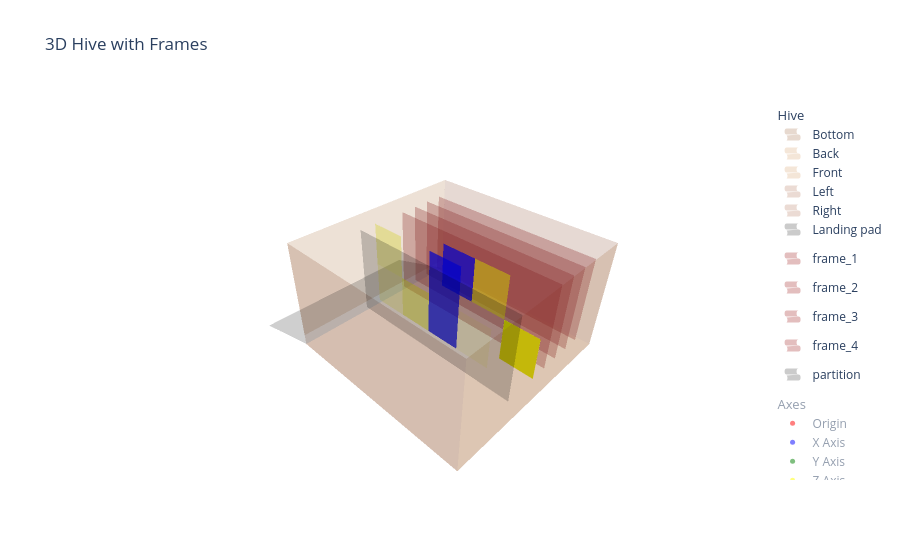

Write notebook code for a chart like this one.
### Markdown cell above
### Show result and annotate with axis

### Code cell
fig = go.Figure()
for texture in hive.getAllTextures():
    fig.add_trace(texture)

fig.update_layout(
    scene=dict(
        xaxis=dict(visible=False),
        yaxis=dict(visible=False),
        zaxis=dict(visible=False),
    ),
    title="3D Hive with Frames",
)

# Show the origin and axes with labels
fig.add_trace(go.Scatter3d(
    x=[0], y=[0], z=[0],
    mode="markers+text",
    marker=dict(size=5, color="red"),
    name="Origin",
    visible="legendonly",
    legendrank=1000,
    legendgroup="axes",
    legendgrouptitle={"text": "Axes"},
    text=["Origin"],
    textposition="bottom right"
))
fig.add_trace(go.Scatter3d(
    x=[10], y=[0], z=[0],
    mode="markers+text",
    marker=dict(size=5, color="blue"),
    name="X Axis",
    visible="legendonly",
    legendrank=1000,
    legendgroup="axes",
    legendgrouptitle={"text": "Axes"},
    text=["X"],
    textposition="top right"
))
fig.add_trace(go.Scatter3d(
    x=[0], y=[10], z=[0],
    mode="markers+text",
    marker=dict(size=5, color="green"),
    name="Y Axis",
    visible="legendonly",
    legendrank=1000,
    legendgroup="axes",
    legendgrouptitle={"text": "Axes"},
    text=["Y"],
    textposition="top right"
))
fig.add_trace(go.Scatter3d(
    x=[0], y=[0], z=[10],
    mode="markers+text",
    marker=dict(size=5, color="yellow"),
    name="Z Axis",
    visible="legendonly",
    legendrank=1000,
    legendgroup="axes",
    legendgrouptitle={"text": "Axes"},
    text=["Z"],
    textposition="top right"
))

fig.show()

### Figure 1 — Plotly figure (JSON) as saved in the notebook; plotly's stock layout.template omitted (floating-point values rounded to 4 significant figures)
{"data": [{"cmax": 1, "cmin": 0, "colorscale": [[0, "saddlebrown"], [1, "saddlebrown"]], "legendgroup": "hive", "legendrank": 1, "name": "Bottom", "opacity": 0.2, "showlegend": true, "showscale": false, "surfacecolor": [[1.0, 1.0], [1.0, 1.0]], "type": "surface", "x": [[0, 10], [0, 10]], "y": [[0, 0], [10, 10]], "z": [[0, 0], [0, 0]]}, {"cmax": 1, "cmin": 0, "colorscale": [[0, "peru"], [1, "peru"]], "legendgroup": "hive", "legendrank": 1, "name": "Back", "opacity": 0.2, "showlegend": true, "showscale": false, "surfacecolor": [[1.0, 1.0], [1.0, 1.0]], "type": "surface", "x": [[0, 10], [0, 10]], "y": [[10, 10], [10, 10]], "z": [[0, 0], [5.761, 5.761]]}, {"cmax": 1, "cmin": 0, "colorscale": [[0, "peru"], [1, "peru"]], "legendgroup": "hive", "legendgrouptitle": {"text": "Hive"}, "legendrank": 1, "name": "Front", "opacity": 0.2, "showlegend": true, "showscale": false, "surfacecolor": [[1.0, 1.0], [1.0, 1.0]], "type": "surface", "x": [[0, 10], [0, 10]], "y": [[0, 0], [0, 0]], "z": [[0.5761, 0.5761], [5.761, 5.761]]}, {"cmax": 1, "cmin": 0, "colorscale": [[0, "sienna"], [1, "sienna"]], "legendgroup": "hive", "legendrank": 1, "name": "Left", "opacity": 0.2, "showlegend": true, "showscale": false, "surfacecolor": [[1.0, 1.0], [1.0, 1.0]], "type": "surface", "x": [[10, 10], [10, 10]], "y": [[0, 10], [0, 10]], "z": [[0, 0], [5.761, 5.761]]}, {"cmax": 1, "cmin": 0, "colorscale": [[0, "sienna"], [1, "sienna"]], "legendgroup": "hive", "legendrank": 1, "name": "Right", "opacity": 0.2, "showlegend": true, "showscale": false, "surfacecolor": [[1.0, 1.0], [1.0, 1.0]], "type": "surface", "x": [[0, 0], [0, 0]], "y": [[0, 10], [0, 10]], "z": [[0, 0], [5.761, 5.761]]}, {"cmax": 1, "cmin": 0, "colorscale": [[0, "black"], [1, "black"]], "legendgroup": "hive", "legendrank": 1, "name": "Landing pad", "opacity": 0.2, "showlegend": true, "showscale": false, "surfacecolor": [[1.0, 1.0], [1.0, 1.0]], "type": "surface", "x": [[0, 10], [0, 10]], "y": [[0, 0], [-4, -4]], "z": [[0, 0], [-1.152, -1.152]]}, {"cmax": 1, "cmin": 0, "colorscale": [[0, "brown"], [1, "brown"]], "legendgroup": "", "legendrank": 1000, "name": "frame_1", "opacity": 0.3, "showlegend": true, "showscale": false, "surfacecolor": [[1.0, 1.0], [1.0, 1.0]], "type": "surface", "x": [[0.9091, 0.9091], [0.9091, 0.9091]], "y": [[0.4, 9.6], [0.4, 9.6]], "z": [[0.5761, 0.5761], [5.185, 5.185]]}, {"cmax": 1, "cmin": 0, "colorscale": [[0, "brown"], [1, "brown"]], "legendgroup": "", "legendrank": 1000, "name": "frame_2", "opacity": 0.3, "showlegend": true, "showscale": false, "surfacecolor": [[1.0, 1.0], [1.0, 1.0]], "type": "surface", "x": [[1.818, 1.818], [1.818, 1.818]], "y": [[0.4, 9.6], [0.4, 9.6]], "z": [[0.5761, 0.5761], [5.185, 5.185]]}, {"cmax": 1, "cmin": 0, "colorscale": [[0, "brown"], [1, "brown"]], "legendgroup": "", "legendrank": 1000, "name": "frame_3", "opacity": 0.3, "showlegend": true, "showscale": false, "surfacecolor": [[1.0, 1.0], [1.0, 1.0]], "type": "surface", "x": [[2.727, 2.727], [2.727, 2.727]], "y": [[0.4, 9.6], [0.4, 9.6]], "z": [[0.5761, 0.5761], [5.185, 5.185]]}, {"cmax": 1, "cmin": 0, "colorscale": [[0, "brown"], [1, "brown"]], "legendgroup": "", "legendrank": 1000, "name": "frame_4", "opacity": 0.3, "showlegend": true, "showscale": false, "surfacecolor": [[1.0, 1.0], [1.0, 1.0]], "type": "surface", "x": [[3.636, 3.636], [3.636, 3.636]], "y": [[0.4, 9.6], [0.4, 9.6]], "z": [[0.5761, 0.5761], [5.185, 5.185]]}, {"cmax": 1, "cmin": 0, "colorscale": [[0, "yellow"], [1, "yellow"]], "legendgroup": "abc01", "legendgrouptitle": {"text": "frame_5 (abc01)"}, "legendrank": 2, "name": "h09", "opacity": 0, "showlegend": false, "showscale": false, "surfacecolor": [[1.0, 1.0], [1.0, 1.0]], "type": "surface", "x": [[4.545, 4.545], [4.545, 4.545]], "y": [[0.4, 2.24], [0.4, 2.24]], "z": [[0.5761, 0.5761], [2.88, 2.88]]}, {"cmax": 1, "cmin": 0, "colorscale": [[0, "yellow"], [1, "yellow"]], "legendgroup": "abc01", "legendrank": 2, "name": "h07", "opacity": 0, "showlegend": false, "showscale": false, "surfacecolor": [[1.0, 1.0], [1.0, 1.0]], "type": "surface", "x": [[4.545, 4.545], [4.545, 4.545]], "y": [[2.24, 4.08], [2.24, 4.08]], "z": [[0.5761, 0.5761], [2.88, 2.88]]}, {"cmax": 1, "cmin": 0, "colorscale": [[0, "yellow"], [1, "yellow"]], "legendgroup": "abc01", "legendrank": 2, "name": "h05", "opacity": 0, "showlegend": false, "showscale": false, "surfacecolor": [[1.0, 1.0], [1.0, 1.0]], "type": "surface", "x": [[4.545, 4.545], [4.545, 4.545]], "y": [[4.08, 5.92], [4.08, 5.92]], "z": [[0.5761, 0.5761], [2.88, 2.88]]}, {"cmax": 1, "cmin": 0, "colorscale": [[0, "yellow"], [1, "yellow"]], "legendgroup": "abc01", "legendrank": 2, "name": "h03", "opacity": 0, "showlegend": false, "showscale": false, "surfacecolor": [[1.0, 1.0], [1.0, 1.0]], "type": "surface", "x": [[4.545, 4.545], [4.545, 4.545]], "y": [[5.92, 7.76], [5.92, 7.76]], "z": [[0.5761, 0.5761], [2.88, 2.88]]}, {"cmax": 1, "cmin": 0, "colorscale": [[0, "yellow"], [1, "yellow"]], "legendgroup": "abc01", "legendrank": 2, "name": "h01", "opacity": 1, "showlegend": false, "showscale": false, "surfacecolor": [[1.0, 1.0], [1.0, 1.0]], "type": "surface", "x": [[4.545, 4.545], [4.545, 4.545]], "y": [[7.76, 9.6], [7.76, 9.6]], "z": [[0.5761, 0.5761], [2.88, 2.88]]}, {"cmax": 1, "cmin": 0, "colorscale": [[0, "yellow"], [1, "yellow"]], "legendgroup": "abc01", "legendrank": 2, "name": "h08", "opacity": 0, "showlegend": false, "showscale": false, "surfacecolor": [[1.0, 1.0], [1.0, 1.0]], "type": "surface", "x": [[4.545, 4.545], [4.545, 4.545]], "y": [[0.4, 2.24], [0.4, 2.24]], "z": [[2.88, 2.88], [5.185, 5.185]]}, {"cmax": 1, "cmin": 0, "colorscale": [[0, "yellow"], [1, "yellow"]], "legendgroup": "abc01", "legendrank": 2, "name": "h06", "opacity": 0, "showlegend": false, "showscale": false, "surfacecolor": [[1.0, 1.0], [1.0, 1.0]], "type": "surface", "x": [[4.545, 4.545], [4.545, 4.545]], "y": [[2.24, 4.08], [2.24, 4.08]], "z": [[2.88, 2.88], [5.185, 5.185]]}, {"cmax": 1, "cmin": 0, "colorscale": [[0, "blue"], [1, "blue"]], "legendgroup": "abc01", "legendrank": 2, "name": "h04", "opacity": 0.7, "showlegend": false, "showscale": false, "surfacecolor": [[1.0, 1.0], [1.0, 1.0]], "type": "surface", "x": [[4.545, 4.545], [4.545, 4.545]], "y": [[4.08, 5.92], [4.08, 5.92]], "z": [[2.88, 2.88], [5.185, 5.185]]}, {"cmax": 1, "cmin": 0, "colorscale": [[0, "yellow"], [1, "yellow"]], "legendgroup": "abc01", "legendrank": 2, "name": "h02", "opacity": 0.5, "showlegend": false, "showscale": false, "surfacecolor": [[1.0, 1.0], [1.0, 1.0]], "type": "surface", "x": [[4.545, 4.545], [4.545, 4.545]], "y": [[5.92, 7.76], [5.92, 7.76]], "z": [[2.88, 2.88], [5.185, 5.185]]}, {"cmax": 1, "cmin": 0, "colorscale": [[0, "yellow"], [1, "yellow"]], "legendgroup": "abc01", "legendrank": 2, "name": "h00", "opacity": 0, "showlegend": false, "showscale": false, "surfacecolor": [[1.0, 1.0], [1.0, 1.0]], "type": "surface", "x": [[4.545, 4.545], [4.545, 4.545]], "y": [[7.76, 9.6], [7.76, 9.6]], "z": [[2.88, 2.88], [5.185, 5.185]]}, {"cmax": 1, "cmin": 0, "colorscale": [[0, "yellow"], [1, "yellow"]], "legendgroup": "abc02", "legendgrouptitle": {"text": "frame_6 (abc02)"}, "legendrank": 2, "name": "h09", "opacity": 0.2, "showlegend": false, "showscale": false, "surfacecolor": [[1.0, 1.0], [1.0, 1.0]], "type": "surface", "x": [[5.455, 5.455], [5.455, 5.455]], "y": [[0.4, 2.24], [0.4, 2.24]], "z": [[0.5761, 0.5761], [2.88, 2.88]]}, {"cmax": 1, "cmin": 0, "colorscale": [[0, "yellow"], [1, "yellow"]], "legendgroup": "abc02", "legendrank": 2, "name": "h07", "opacity": 0.4, "showlegend": false, "showscale": false, "surfacecolor": [[1.0, 1.0], [1.0, 1.0]], "type": "surface", "x": [[5.455, 5.455], [5.455, 5.455]], "y": [[2.24, 4.08], [2.24, 4.08]], "z": [[0.5761, 0.5761], [2.88, 2.88]]}, {"cmax": 1, "cmin": 0, "colorscale": [[0, "blue"], [1, "blue"]], "legendgroup": "abc02", "legendrank": 2, "name": "h05", "opacity": 0.7, "showlegend": false, "showscale": false, "surfacecolor": [[1.0, 1.0], [1.0, 1.0]], "type": "surface", "x": [[5.455, 5.455], [5.455, 5.455]], "y": [[4.08, 5.92], [4.08, 5.92]], "z": [[0.5761, 0.5761], [2.88, 2.88]]}, {"cmax": 1, "cmin": 0, "colorscale": [[0, "yellow"], [1, "yellow"]], "legendgroup": "abc02", "legendrank": 2, "name": "h03", "opacity": 0.1, "showlegend": false, "showscale": false, "surfacecolor": [[1.0, 1.0], [1.0, 1.0]], "type": "surface", "x": [[5.455, 5.455], [5.455, 5.455]], "y": [[5.92, 7.76], [5.92, 7.76]], "z": [[0.5761, 0.5761], [2.88, 2.88]]}, {"cmax": 1, "cmin": 0, "colorscale": [[0, "yellow"], [1, "yellow"]], "legendgroup": "abc02", "legendrank": 2, "name": "h01", "opacity": 0, "showlegend": false, "showscale": false, "surfacecolor": [[1.0, 1.0], [1.0, 1.0]], "type": "surface", "x": [[5.455, 5.455], [5.455, 5.455]], "y": [[7.76, 9.6], [7.76, 9.6]], "z": [[0.5761, 0.5761], [2.88, 2.88]]}, {"cmax": 1, "cmin": 0, "colorscale": [[0, "yellow"], [1, "yellow"]], "legendgroup": "abc02", "legendrank": 2, "name": "h08", "opacity": 0.3, "showlegend": false, "showscale": false, "surfacecolor": [[1.0, 1.0], [1.0, 1.0]], "type": "surface", "x": [[5.455, 5.455], [5.455, 5.455]], "y": [[0.4, 2.24], [0.4, 2.24]], "z": [[2.88, 2.88], [5.185, 5.185]]}, {"cmax": 1, "cmin": 0, "colorscale": [[0, "yellow"], [1, "yellow"]], "legendgroup": "abc02", "legendrank": 2, "name": "h06", "opacity": 0, "showlegend": false, "showscale": false, "surfacecolor": [[1.0, 1.0], [1.0, 1.0]], "type": "surface", "x": [[5.455, 5.455], [5.455, 5.455]], "y": [[2.24, 4.08], [2.24, 4.08]], "z": [[2.88, 2.88], [5.185, 5.185]]}, {"cmax": 1, "cmin": 0, "colorscale": [[0, "blue"], [1, "blue"]], "legendgroup": "abc02", "legendrank": 2, "name": "h04", "opacity": 0.7, "showlegend": false, "showscale": false, "surfacecolor": [[1.0, 1.0], [1.0, 1.0]], "type": "surface", "x": [[5.455, 5.455], [5.455, 5.455]], "y": [[4.08, 5.92], [4.08, 5.92]], "z": [[2.88, 2.88], [5.185, 5.185]]}, {"cmax": 1, "cmin": 0, "colorscale": [[0, "yellow"], [1, "yellow"]], "legendgroup": "abc02", "legendrank": 2, "name": "h02", "opacity": 0, "showlegend": false, "showscale": false, "surfacecolor": [[1.0, 1.0], [1.0, 1.0]], "type": "surface", "x": [[5.455, 5.455], [5.455, 5.455]], "y": [[5.92, 7.76], [5.92, 7.76]], "z": [[2.88, 2.88], [5.185, 5.185]]}, {"cmax": 1, "cmin": 0, "colorscale": [[0, "yellow"], [1, "yellow"]], "legendgroup": "abc02", "legendrank": 2, "name": "h00", "opacity": 0, "showlegend": false, "showscale": false, "surfacecolor": [[1.0, 1.0], [1.0, 1.0]], "type": "surface", "x": [[5.455, 5.455], [5.455, 5.455]], "y": [[7.76, 9.6], [7.76, 9.6]], "z": [[2.88, 2.88], [5.185, 5.185]]}, {"cmax": 1, "cmin": 0, "colorscale": [[0, "black"], [1, "black"]], "legendgroup": "", "legendrank": 1000, "name": "partition", "opacity": 0.2, "showlegend": true, "showscale": false, "surfacecolor": [[1.0, 1.0], [1.0, 1.0]], "type": "surface", "x": [[6.364, 6.364], [6.364, 6.364]], "y": [[0.4, 9.6], [0.4, 9.6]], "z": [[0.5761, 0.5761], [5.185, 5.185]]}, {"legendgroup": "axes", "legendgrouptitle": {"text": "Axes"}, "legendrank": 1000, "marker": {"color": "red", "size": 5}, "mode": "markers+text", "name": "Origin", "text": ["Origin"], "textposition": "bottom right", "type": "scatter3d", "visible": "legendonly", "x": [0], "y": [0], "z": [0]}, {"legendgroup": "axes", "legendgrouptitle": {"text": "Axes"}, "legendrank": 1000, "marker": {"color": "blue", "size": 5}, "mode": "markers+text", "name": "X Axis", "text": ["X"], "textposition": "top right", "type": "scatter3d", "visible": "legendonly", "x": [10], "y": [0], "z": [0]}, {"legendgroup": "axes", "legendgrouptitle": {"text": "Axes"}, "legendrank": 1000, "marker": {"color": "green", "size": 5}, "mode": "markers+text", "name": "Y Axis", "text": ["Y"], "textposition": "top right", "type": "scatter3d", "visible": "legendonly", "x": [0], "y": [10], "z": [0]}, {"legendgroup": "axes", "legendgrouptitle": {"text": "Axes"}, "legendrank": 1000, "marker": {"color": "yellow", "size": 5}, "mode": "markers+text", "name": "Z Axis", "text": ["Z"], "textposition": "top right", "type": "scatter3d", "visible": "legendonly", "x": [0], "y": [0], "z": [10]}], "layout": {"scene": {"xaxis": {"visible": false}, "yaxis": {"visible": false}, "zaxis": {"visible": false}}, "title": {"text": "3D Hive with Frames"}}}
